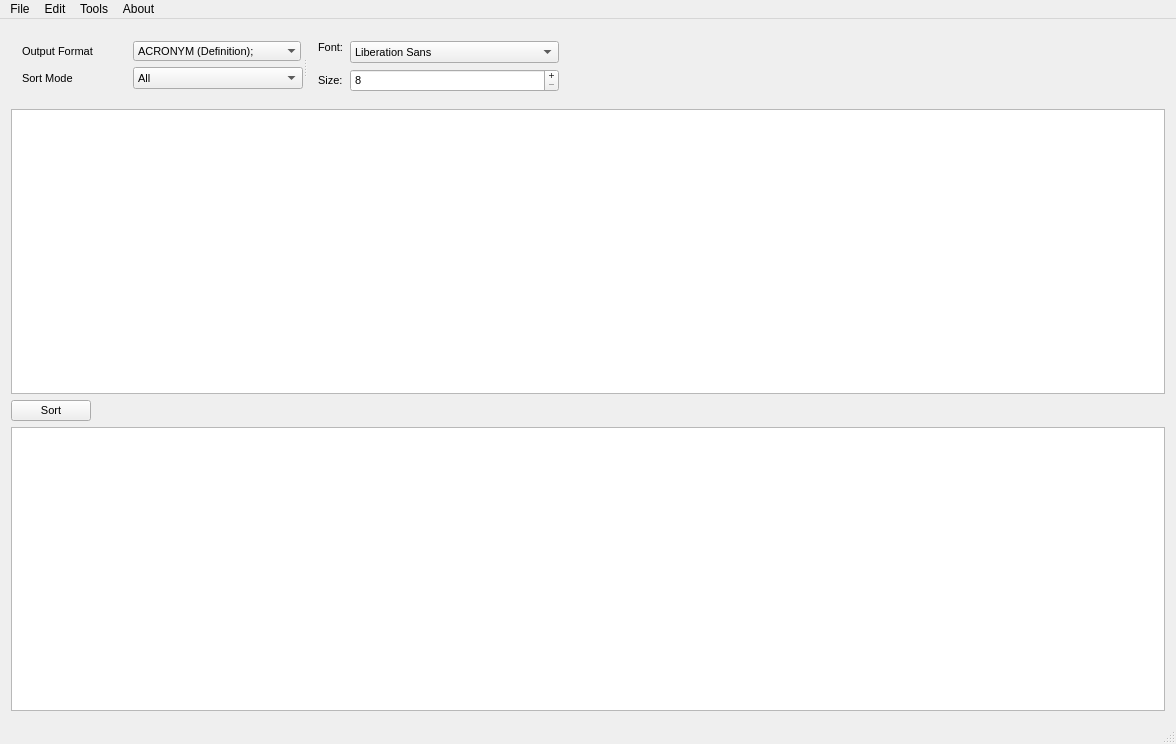
<?xml version="1.0" encoding="UTF-8"?>
<ui version="4.0">
 <class>Sorter</class>
 <widget class="QMainWindow" name="Sorter">
  <property name="geometry">
   <rect>
    <x>0</x>
    <y>0</y>
    <width>1176</width>
    <height>744</height>
   </rect>
  </property>
  <property name="sizePolicy">
   <sizepolicy hsizetype="Ignored" vsizetype="Fixed">
    <horstretch>0</horstretch>
    <verstretch>0</verstretch>
   </sizepolicy>
  </property>
  <property name="windowTitle">
   <string>Sorter</string>
  </property>
  <widget class="QWidget" name="centralWidget">
   <property name="sizePolicy">
    <sizepolicy hsizetype="Expanding" vsizetype="Preferred">
     <horstretch>0</horstretch>
     <verstretch>0</verstretch>
    </sizepolicy>
   </property>
   <layout class="QVBoxLayout" name="verticalLayout">
    <item alignment="Qt::AlignLeft">
     <widget class="QSplitter" name="splitter">
      <property name="font">
       <font>
        <family>MS Shell Dlg 2</family>
        <pointsize>8</pointsize>
       </font>
      </property>
      <property name="orientation">
       <enum>Qt::Horizontal</enum>
      </property>
      <widget class="QWidget" name="layoutWidget">
       <property name="font">
        <font>
         <family>MS Shell Dlg 2</family>
         <pointsize>8</pointsize>
        </font>
       </property>
       <layout class="QFormLayout" name="formLayout">
        <property name="horizontalSpacing">
         <number>40</number>
        </property>
        <property name="rightMargin">
         <number>0</number>
        </property>
        <item row="0" column="0">
         <widget class="QLabel" name="OutputFormatBoxLabel">
          <property name="sizePolicy">
           <sizepolicy hsizetype="Preferred" vsizetype="Preferred">
            <horstretch>0</horstretch>
            <verstretch>0</verstretch>
           </sizepolicy>
          </property>
          <property name="font">
           <font>
            <family>MS Shell Dlg 2</family>
            <pointsize>8</pointsize>
           </font>
          </property>
          <property name="text">
           <string>Output Format</string>
          </property>
          <property name="buddy">
           <cstring>OutputFormatBox</cstring>
          </property>
         </widget>
        </item>
        <item row="0" column="1">
         <widget class="QComboBox" name="OutputFormatBox">
          <property name="enabled">
           <bool>true</bool>
          </property>
          <property name="sizePolicy">
           <sizepolicy hsizetype="Fixed" vsizetype="Fixed">
            <horstretch>0</horstretch>
            <verstretch>0</verstretch>
           </sizepolicy>
          </property>
          <property name="font">
           <font>
            <family>MS Shell Dlg 2</family>
            <pointsize>8</pointsize>
           </font>
          </property>
          <property name="currentText">
           <string>ACRONYM (Definition); </string>
          </property>
          <property name="currentIndex">
           <number>0</number>
          </property>
          <property name="minimumContentsLength">
           <number>20</number>
          </property>
          <property name="frame">
           <bool>false</bool>
          </property>
          <item>
           <property name="text">
            <string>ACRONYM (Definition); </string>
           </property>
          </item>
          <item>
           <property name="text">
            <string>Definition (ACRONYM); </string>
           </property>
          </item>
         </widget>
        </item>
        <item row="1" column="0">
         <widget class="QLabel" name="SortModeLabel">
          <property name="sizePolicy">
           <sizepolicy hsizetype="Preferred" vsizetype="Preferred">
            <horstretch>0</horstretch>
            <verstretch>0</verstretch>
           </sizepolicy>
          </property>
          <property name="font">
           <font>
            <family>MS Shell Dlg 2</family>
            <pointsize>8</pointsize>
           </font>
          </property>
          <property name="text">
           <string>Sort Mode</string>
          </property>
          <property name="buddy">
           <cstring>SortModeBox</cstring>
          </property>
         </widget>
        </item>
        <item row="1" column="1">
         <widget class="QComboBox" name="SortModeBox">
          <property name="sizePolicy">
           <sizepolicy hsizetype="Fixed" vsizetype="Fixed">
            <horstretch>0</horstretch>
            <verstretch>0</verstretch>
           </sizepolicy>
          </property>
          <property name="font">
           <font>
            <family>MS Shell Dlg 2</family>
            <pointsize>8</pointsize>
           </font>
          </property>
          <property name="currentIndex">
           <number>0</number>
          </property>
          <property name="minimumContentsLength">
           <number>20</number>
          </property>
          <item>
           <property name="text">
            <string>All</string>
           </property>
          </item>
          <item>
           <property name="text">
            <string>Known</string>
           </property>
          </item>
          <item>
           <property name="text">
            <string>Unknown</string>
           </property>
          </item>
         </widget>
        </item>
       </layout>
      </widget>
      <widget class="QWidget" name="layoutWidget">
       <property name="font">
        <font>
         <family>MS Shell Dlg 2</family>
         <pointsize>8</pointsize>
        </font>
       </property>
       <layout class="QFormLayout" name="formLayout_2">
        <item row="1" column="0">
         <widget class="QLabel" name="label">
          <property name="sizePolicy">
           <sizepolicy hsizetype="Preferred" vsizetype="Maximum">
            <horstretch>0</horstretch>
            <verstretch>0</verstretch>
           </sizepolicy>
          </property>
          <property name="font">
           <font>
            <family>MS Shell Dlg 2</family>
            <pointsize>8</pointsize>
           </font>
          </property>
          <property name="text">
           <string>Font:</string>
          </property>
          <property name="buddy">
           <cstring>fontComboBox</cstring>
          </property>
         </widget>
        </item>
        <item row="1" column="1">
         <widget class="QFontComboBox" name="fontComboBox">
          <property name="sizePolicy">
           <sizepolicy hsizetype="Fixed" vsizetype="Fixed">
            <horstretch>0</horstretch>
            <verstretch>0</verstretch>
           </sizepolicy>
          </property>
          <property name="font">
           <font>
            <family>MS Shell Dlg 2</family>
            <pointsize>8</pointsize>
           </font>
          </property>
          <property name="styleSheet">
           <string notr="true"/>
          </property>
          <property name="editable">
           <bool>false</bool>
          </property>
          <property name="sizeAdjustPolicy">
           <enum>QComboBox::AdjustToContents</enum>
          </property>
         </widget>
        </item>
        <item row="2" column="0">
         <widget class="QLabel" name="label_2">
          <property name="font">
           <font>
            <family>MS Shell Dlg 2</family>
            <pointsize>8</pointsize>
           </font>
          </property>
          <property name="text">
           <string>Size:</string>
          </property>
         </widget>
        </item>
        <item row="2" column="1">
         <widget class="QSpinBox" name="font_size">
          <property name="enabled">
           <bool>true</bool>
          </property>
          <property name="font">
           <font>
            <family>MS Shell Dlg 2</family>
            <pointsize>8</pointsize>
           </font>
          </property>
          <property name="autoFillBackground">
           <bool>false</bool>
          </property>
          <property name="readOnly">
           <bool>false</bool>
          </property>
          <property name="buttonSymbols">
           <enum>QAbstractSpinBox::PlusMinus</enum>
          </property>
          <property name="correctionMode">
           <enum>QAbstractSpinBox::CorrectToNearestValue</enum>
          </property>
          <property name="minimum">
           <number>8</number>
          </property>
          <property name="maximum">
           <number>36</number>
          </property>
         </widget>
        </item>
       </layout>
      </widget>
     </widget>
    </item>
    <item>
     <widget class="QTextEdit" name="InputBox">
      <property name="sizePolicy">
       <sizepolicy hsizetype="Preferred" vsizetype="Expanding">
        <horstretch>0</horstretch>
        <verstretch>0</verstretch>
       </sizepolicy>
      </property>
      <property name="font">
       <font>
        <family>MS Shell Dlg 2</family>
        <pointsize>10</pointsize>
       </font>
      </property>
      <property name="mouseTracking">
       <bool>true</bool>
      </property>
      <property name="sizeAdjustPolicy">
       <enum>QAbstractScrollArea::AdjustIgnored</enum>
      </property>
      <property name="autoFormatting">
       <set>QTextEdit::AutoAll</set>
      </property>
      <property name="overwriteMode">
       <bool>false</bool>
      </property>
     </widget>
    </item>
    <item>
     <widget class="QPushButton" name="SortBtn">
      <property name="sizePolicy">
       <sizepolicy hsizetype="Fixed" vsizetype="Fixed">
        <horstretch>0</horstretch>
        <verstretch>0</verstretch>
       </sizepolicy>
      </property>
      <property name="font">
       <font>
        <family>MS Shell Dlg 2</family>
        <pointsize>8</pointsize>
       </font>
      </property>
      <property name="text">
       <string>Sort</string>
      </property>
      <property name="checkable">
       <bool>false</bool>
      </property>
     </widget>
    </item>
    <item>
     <widget class="QTextEdit" name="OutputBox">
      <property name="sizePolicy">
       <sizepolicy hsizetype="Preferred" vsizetype="Expanding">
        <horstretch>0</horstretch>
        <verstretch>0</verstretch>
       </sizepolicy>
      </property>
      <property name="font">
       <font>
        <family>MS Shell Dlg 2</family>
        <pointsize>8</pointsize>
       </font>
      </property>
     </widget>
    </item>
   </layout>
   <zorder>OutputBox</zorder>
   <zorder>splitter</zorder>
   <zorder>SortBtn</zorder>
   <zorder>InputBox</zorder>
  </widget>
  <widget class="QMenuBar" name="menuBar">
   <property name="geometry">
    <rect>
     <x>0</x>
     <y>0</y>
     <width>1176</width>
     <height>21</height>
    </rect>
   </property>
   <property name="palette">
    <palette>
     <active>
      <colorrole role="Midlight">
       <brush brushstyle="SolidPattern">
        <color alpha="255">
         <red>249</red>
         <green>249</green>
         <blue>249</blue>
        </color>
       </brush>
      </colorrole>
     </active>
     <inactive>
      <colorrole role="Midlight">
       <brush brushstyle="SolidPattern">
        <color alpha="255">
         <red>249</red>
         <green>249</green>
         <blue>249</blue>
        </color>
       </brush>
      </colorrole>
     </inactive>
     <disabled>
      <colorrole role="Midlight">
       <brush brushstyle="SolidPattern">
        <color alpha="255">
         <red>249</red>
         <green>249</green>
         <blue>249</blue>
        </color>
       </brush>
      </colorrole>
     </disabled>
    </palette>
   </property>
   <widget class="QMenu" name="menuFile">
    <property name="palette">
     <palette>
      <active>
       <colorrole role="Midlight">
        <brush brushstyle="SolidPattern">
         <color alpha="255">
          <red>245</red>
          <green>245</green>
          <blue>245</blue>
         </color>
        </brush>
       </colorrole>
       <colorrole role="Base">
        <brush brushstyle="SolidPattern">
         <color alpha="255">
          <red>255</red>
          <green>255</green>
          <blue>255</blue>
         </color>
        </brush>
       </colorrole>
       <colorrole role="Window">
        <brush brushstyle="SolidPattern">
         <color alpha="255">
          <red>247</red>
          <green>247</green>
          <blue>247</blue>
         </color>
        </brush>
       </colorrole>
      </active>
      <inactive>
       <colorrole role="Midlight">
        <brush brushstyle="SolidPattern">
         <color alpha="255">
          <red>245</red>
          <green>245</green>
          <blue>245</blue>
         </color>
        </brush>
       </colorrole>
       <colorrole role="Base">
        <brush brushstyle="SolidPattern">
         <color alpha="255">
          <red>255</red>
          <green>255</green>
          <blue>255</blue>
         </color>
        </brush>
       </colorrole>
       <colorrole role="Window">
        <brush brushstyle="SolidPattern">
         <color alpha="255">
          <red>247</red>
          <green>247</green>
          <blue>247</blue>
         </color>
        </brush>
       </colorrole>
      </inactive>
      <disabled>
       <colorrole role="Midlight">
        <brush brushstyle="SolidPattern">
         <color alpha="255">
          <red>245</red>
          <green>245</green>
          <blue>245</blue>
         </color>
        </brush>
       </colorrole>
       <colorrole role="Base">
        <brush brushstyle="SolidPattern">
         <color alpha="255">
          <red>247</red>
          <green>247</green>
          <blue>247</blue>
         </color>
        </brush>
       </colorrole>
       <colorrole role="Window">
        <brush brushstyle="SolidPattern">
         <color alpha="255">
          <red>247</red>
          <green>247</green>
          <blue>247</blue>
         </color>
        </brush>
       </colorrole>
      </disabled>
     </palette>
    </property>
    <property name="title">
     <string>File</string>
    </property>
    <addaction name="action_Open"/>
    <addaction name="actionExport"/>
    <addaction name="separator"/>
    <addaction name="actionExit"/>
   </widget>
   <widget class="QMenu" name="menuAbout">
    <property name="palette">
     <palette>
      <active>
       <colorrole role="Midlight">
        <brush brushstyle="SolidPattern">
         <color alpha="255">
          <red>245</red>
          <green>245</green>
          <blue>245</blue>
         </color>
        </brush>
       </colorrole>
       <colorrole role="Base">
        <brush brushstyle="SolidPattern">
         <color alpha="255">
          <red>255</red>
          <green>255</green>
          <blue>255</blue>
         </color>
        </brush>
       </colorrole>
       <colorrole role="Window">
        <brush brushstyle="SolidPattern">
         <color alpha="255">
          <red>247</red>
          <green>247</green>
          <blue>247</blue>
         </color>
        </brush>
       </colorrole>
      </active>
      <inactive>
       <colorrole role="Midlight">
        <brush brushstyle="SolidPattern">
         <color alpha="255">
          <red>245</red>
          <green>245</green>
          <blue>245</blue>
         </color>
        </brush>
       </colorrole>
       <colorrole role="Base">
        <brush brushstyle="SolidPattern">
         <color alpha="255">
          <red>255</red>
          <green>255</green>
          <blue>255</blue>
         </color>
        </brush>
       </colorrole>
       <colorrole role="Window">
        <brush brushstyle="SolidPattern">
         <color alpha="255">
          <red>247</red>
          <green>247</green>
          <blue>247</blue>
         </color>
        </brush>
       </colorrole>
      </inactive>
      <disabled>
       <colorrole role="Midlight">
        <brush brushstyle="SolidPattern">
         <color alpha="255">
          <red>245</red>
          <green>245</green>
          <blue>245</blue>
         </color>
        </brush>
       </colorrole>
       <colorrole role="Base">
        <brush brushstyle="SolidPattern">
         <color alpha="255">
          <red>247</red>
          <green>247</green>
          <blue>247</blue>
         </color>
        </brush>
       </colorrole>
       <colorrole role="Window">
        <brush brushstyle="SolidPattern">
         <color alpha="255">
          <red>247</red>
          <green>247</green>
          <blue>247</blue>
         </color>
        </brush>
       </colorrole>
      </disabled>
     </palette>
    </property>
    <property name="title">
     <string>Edit</string>
    </property>
    <addaction name="actionCut"/>
    <addaction name="actionCopy"/>
    <addaction name="actionPaste"/>
    <addaction name="separator"/>
    <addaction name="actionClear"/>
   </widget>
   <widget class="QMenu" name="menuAbout_2">
    <property name="palette">
     <palette>
      <active>
       <colorrole role="Midlight">
        <brush brushstyle="SolidPattern">
         <color alpha="255">
          <red>245</red>
          <green>245</green>
          <blue>245</blue>
         </color>
        </brush>
       </colorrole>
       <colorrole role="Base">
        <brush brushstyle="SolidPattern">
         <color alpha="255">
          <red>255</red>
          <green>255</green>
          <blue>255</blue>
         </color>
        </brush>
       </colorrole>
       <colorrole role="Window">
        <brush brushstyle="SolidPattern">
         <color alpha="255">
          <red>247</red>
          <green>247</green>
          <blue>247</blue>
         </color>
        </brush>
       </colorrole>
      </active>
      <inactive>
       <colorrole role="Midlight">
        <brush brushstyle="SolidPattern">
         <color alpha="255">
          <red>245</red>
          <green>245</green>
          <blue>245</blue>
         </color>
        </brush>
       </colorrole>
       <colorrole role="Base">
        <brush brushstyle="SolidPattern">
         <color alpha="255">
          <red>255</red>
          <green>255</green>
          <blue>255</blue>
         </color>
        </brush>
       </colorrole>
       <colorrole role="Window">
        <brush brushstyle="SolidPattern">
         <color alpha="255">
          <red>247</red>
          <green>247</green>
          <blue>247</blue>
         </color>
        </brush>
       </colorrole>
      </inactive>
      <disabled>
       <colorrole role="Midlight">
        <brush brushstyle="SolidPattern">
         <color alpha="255">
          <red>245</red>
          <green>245</green>
          <blue>245</blue>
         </color>
        </brush>
       </colorrole>
       <colorrole role="Base">
        <brush brushstyle="SolidPattern">
         <color alpha="255">
          <red>247</red>
          <green>247</green>
          <blue>247</blue>
         </color>
        </brush>
       </colorrole>
       <colorrole role="Window">
        <brush brushstyle="SolidPattern">
         <color alpha="255">
          <red>247</red>
          <green>247</green>
          <blue>247</blue>
         </color>
        </brush>
       </colorrole>
      </disabled>
     </palette>
    </property>
    <property name="title">
     <string>About</string>
    </property>
    <addaction name="Version"/>
   </widget>
   <widget class="QMenu" name="menuTools">
    <property name="palette">
     <palette>
      <active>
       <colorrole role="Midlight">
        <brush brushstyle="SolidPattern">
         <color alpha="255">
          <red>245</red>
          <green>245</green>
          <blue>245</blue>
         </color>
        </brush>
       </colorrole>
       <colorrole role="Base">
        <brush brushstyle="SolidPattern">
         <color alpha="255">
          <red>255</red>
          <green>255</green>
          <blue>255</blue>
         </color>
        </brush>
       </colorrole>
       <colorrole role="Window">
        <brush brushstyle="SolidPattern">
         <color alpha="255">
          <red>247</red>
          <green>247</green>
          <blue>247</blue>
         </color>
        </brush>
       </colorrole>
      </active>
      <inactive>
       <colorrole role="Midlight">
        <brush brushstyle="SolidPattern">
         <color alpha="255">
          <red>245</red>
          <green>245</green>
          <blue>245</blue>
         </color>
        </brush>
       </colorrole>
       <colorrole role="Base">
        <brush brushstyle="SolidPattern">
         <color alpha="255">
          <red>255</red>
          <green>255</green>
          <blue>255</blue>
         </color>
        </brush>
       </colorrole>
       <colorrole role="Window">
        <brush brushstyle="SolidPattern">
         <color alpha="255">
          <red>247</red>
          <green>247</green>
          <blue>247</blue>
         </color>
        </brush>
       </colorrole>
      </inactive>
      <disabled>
       <colorrole role="Midlight">
        <brush brushstyle="SolidPattern">
         <color alpha="255">
          <red>245</red>
          <green>245</green>
          <blue>245</blue>
         </color>
        </brush>
       </colorrole>
       <colorrole role="Base">
        <brush brushstyle="SolidPattern">
         <color alpha="255">
          <red>247</red>
          <green>247</green>
          <blue>247</blue>
         </color>
        </brush>
       </colorrole>
       <colorrole role="Window">
        <brush brushstyle="SolidPattern">
         <color alpha="255">
          <red>247</red>
          <green>247</green>
          <blue>247</blue>
         </color>
        </brush>
       </colorrole>
      </disabled>
     </palette>
    </property>
    <property name="title">
     <string>Tools</string>
    </property>
    <widget class="QMenu" name="menuRestore_Settings">
     <property name="enabled">
      <bool>true</bool>
     </property>
     <property name="palette">
      <palette>
       <active>
        <colorrole role="Midlight">
         <brush brushstyle="SolidPattern">
          <color alpha="255">
           <red>245</red>
           <green>245</green>
           <blue>245</blue>
          </color>
         </brush>
        </colorrole>
        <colorrole role="Base">
         <brush brushstyle="SolidPattern">
          <color alpha="255">
           <red>255</red>
           <green>255</green>
           <blue>255</blue>
          </color>
         </brush>
        </colorrole>
        <colorrole role="Window">
         <brush brushstyle="SolidPattern">
          <color alpha="255">
           <red>247</red>
           <green>247</green>
           <blue>247</blue>
          </color>
         </brush>
        </colorrole>
       </active>
       <inactive>
        <colorrole role="Midlight">
         <brush brushstyle="SolidPattern">
          <color alpha="255">
           <red>245</red>
           <green>245</green>
           <blue>245</blue>
          </color>
         </brush>
        </colorrole>
        <colorrole role="Base">
         <brush brushstyle="SolidPattern">
          <color alpha="255">
           <red>255</red>
           <green>255</green>
           <blue>255</blue>
          </color>
         </brush>
        </colorrole>
        <colorrole role="Window">
         <brush brushstyle="SolidPattern">
          <color alpha="255">
           <red>247</red>
           <green>247</green>
           <blue>247</blue>
          </color>
         </brush>
        </colorrole>
       </inactive>
       <disabled>
        <colorrole role="Midlight">
         <brush brushstyle="SolidPattern">
          <color alpha="255">
           <red>245</red>
           <green>245</green>
           <blue>245</blue>
          </color>
         </brush>
        </colorrole>
        <colorrole role="Base">
         <brush brushstyle="SolidPattern">
          <color alpha="255">
           <red>247</red>
           <green>247</green>
           <blue>247</blue>
          </color>
         </brush>
        </colorrole>
        <colorrole role="Window">
         <brush brushstyle="SolidPattern">
          <color alpha="255">
           <red>247</red>
           <green>247</green>
           <blue>247</blue>
          </color>
         </brush>
        </colorrole>
       </disabled>
      </palette>
     </property>
     <property name="title">
      <string>Restore Settings</string>
     </property>
     <addaction name="actionAll"/>
     <addaction name="actionReset_Window"/>
    </widget>
    <widget class="QMenu" name="menuSelect_Data_Base">
     <property name="title">
      <string>Select Data Base</string>
     </property>
     <addaction name="separator"/>
     <addaction name="File_Dir"/>
     <addaction name="actionChoose_Custom_DataBase"/>
     <addaction name="actionRestore_DataBase_File"/>
    </widget>
    <addaction name="menuSelect_Data_Base"/>
    <addaction name="separator"/>
    <addaction name="actionDebug"/>
    <addaction name="menuRestore_Settings"/>
    <addaction name="actionRun_Logic_Diagnostic"/>
   </widget>
   <addaction name="menuFile"/>
   <addaction name="menuAbout"/>
   <addaction name="menuTools"/>
   <addaction name="menuAbout_2"/>
  </widget>
  <widget class="QStatusBar" name="statusBar">
   <property name="palette">
    <palette>
     <active>
      <colorrole role="Midlight">
       <brush brushstyle="SolidPattern">
        <color alpha="255">
         <red>230</red>
         <green>230</green>
         <blue>230</blue>
        </color>
       </brush>
      </colorrole>
      <colorrole role="Base">
       <brush brushstyle="SolidPattern">
        <color alpha="255">
         <red>255</red>
         <green>255</green>
         <blue>255</blue>
        </color>
       </brush>
      </colorrole>
      <colorrole role="Window">
       <brush brushstyle="SolidPattern">
        <color alpha="255">
         <red>230</red>
         <green>230</green>
         <blue>230</blue>
        </color>
       </brush>
      </colorrole>
     </active>
     <inactive>
      <colorrole role="Midlight">
       <brush brushstyle="SolidPattern">
        <color alpha="255">
         <red>230</red>
         <green>230</green>
         <blue>230</blue>
        </color>
       </brush>
      </colorrole>
      <colorrole role="Base">
       <brush brushstyle="SolidPattern">
        <color alpha="255">
         <red>255</red>
         <green>255</green>
         <blue>255</blue>
        </color>
       </brush>
      </colorrole>
      <colorrole role="Window">
       <brush brushstyle="SolidPattern">
        <color alpha="255">
         <red>230</red>
         <green>230</green>
         <blue>230</blue>
        </color>
       </brush>
      </colorrole>
     </inactive>
     <disabled>
      <colorrole role="Midlight">
       <brush brushstyle="SolidPattern">
        <color alpha="255">
         <red>230</red>
         <green>230</green>
         <blue>230</blue>
        </color>
       </brush>
      </colorrole>
      <colorrole role="Base">
       <brush brushstyle="SolidPattern">
        <color alpha="255">
         <red>230</red>
         <green>230</green>
         <blue>230</blue>
        </color>
       </brush>
      </colorrole>
      <colorrole role="Window">
       <brush brushstyle="SolidPattern">
        <color alpha="255">
         <red>230</red>
         <green>230</green>
         <blue>230</blue>
        </color>
       </brush>
      </colorrole>
     </disabled>
    </palette>
   </property>
  </widget>
  <action name="action_Open">
   <property name="icon">
    <iconset resource="resources.qrc">
     <normaloff>:/img/open.png</normaloff>:/img/open.png</iconset>
   </property>
   <property name="text">
    <string> Open</string>
   </property>
  </action>
  <action name="actionCut">
   <property name="enabled">
    <bool>false</bool>
   </property>
   <property name="icon">
    <iconset resource="resources.qrc">
     <normaloff>:/img/cut.png</normaloff>:/img/cut.png</iconset>
   </property>
   <property name="text">
    <string>Cut</string>
   </property>
  </action>
  <action name="actionCopy">
   <property name="enabled">
    <bool>false</bool>
   </property>
   <property name="icon">
    <iconset resource="resources.qrc">
     <normaloff>:/img/copy.png</normaloff>:/img/copy.png</iconset>
   </property>
   <property name="text">
    <string>Copy</string>
   </property>
  </action>
  <action name="actionPaste">
   <property name="enabled">
    <bool>false</bool>
   </property>
   <property name="icon">
    <iconset resource="resources.qrc">
     <normaloff>:/img/paste.png</normaloff>:/img/paste.png</iconset>
   </property>
   <property name="text">
    <string>Paste</string>
   </property>
  </action>
  <action name="actionClear">
   <property name="icon">
    <iconset resource="resources.qrc">
     <normaloff>:/img/clear.png</normaloff>:/img/clear.png</iconset>
   </property>
   <property name="text">
    <string>Clear</string>
   </property>
  </action>
  <action name="Version">
   <property name="enabled">
    <bool>true</bool>
   </property>
   <property name="icon">
    <iconset resource="resources.qrc">
     <normaloff>:/img/version.png</normaloff>:/img/version.png</iconset>
   </property>
   <property name="text">
    <string>Version Info</string>
   </property>
  </action>
  <action name="actionExit">
   <property name="icon">
    <iconset resource="resources.qrc">
     <normaloff>:/img/exit.png</normaloff>:/img/exit.png</iconset>
   </property>
   <property name="text">
    <string>Exit</string>
   </property>
  </action>
  <action name="actionExport">
   <property name="icon">
    <iconset resource="resources.qrc">
     <normaloff>:/img/export.png</normaloff>:/img/export.png</iconset>
   </property>
   <property name="text">
    <string>Export</string>
   </property>
  </action>
  <action name="actionDebug">
   <property name="icon">
    <iconset resource="resources.qrc">
     <normaloff>:/img/debug.png</normaloff>
     <activeon>:/img/debug active.jpg</activeon>:/img/debug.png</iconset>
   </property>
   <property name="text">
    <string>Debug</string>
   </property>
  </action>
  <action name="actionReset_Window">
   <property name="enabled">
    <bool>true</bool>
   </property>
   <property name="icon">
    <iconset resource="resources.qrc">
     <normaloff>:/img/reset.png</normaloff>:/img/reset.png</iconset>
   </property>
   <property name="text">
    <string>Reset Window</string>
   </property>
   <property name="shortcut">
    <string>Ctrl+Home</string>
   </property>
   <property name="shortcutContext">
    <enum>Qt::ApplicationShortcut</enum>
   </property>
  </action>
  <action name="actionRestore_DataBase_File">
   <property name="icon">
    <iconset resource="resources.qrc">
     <normaloff>:/img/restore.png</normaloff>:/img/restore.png</iconset>
   </property>
   <property name="text">
    <string>Restore DataBase File</string>
   </property>
  </action>
  <action name="File_Dir">
   <property name="enabled">
    <bool>false</bool>
   </property>
   <property name="text">
    <string>Program Default DataBase</string>
   </property>
   <property name="shortcutContext">
    <enum>Qt::WidgetShortcut</enum>
   </property>
   <property name="visible">
    <bool>true</bool>
   </property>
   <property name="menuRole">
    <enum>QAction::AboutRole</enum>
   </property>
  </action>
  <action name="actionChoose_Custom_DataBase">
   <property name="icon">
    <iconset resource="resources.qrc">
     <normaloff>:/img/database.png</normaloff>:/img/database.png</iconset>
   </property>
   <property name="text">
    <string>Choose Custom DataBase</string>
   </property>
  </action>
  <action name="actionAll">
   <property name="text">
    <string>All</string>
   </property>
  </action>
  <action name="actionRun_Logic_Diagnostic">
   <property name="text">
    <string>Run Logic Diagnostic</string>
   </property>
  </action>
 </widget>
 <layoutdefault spacing="6" margin="11"/>
 <tabstops>
  <tabstop>OutputBox</tabstop>
 </tabstops>
 <resources>
  <include location="resources.qrc"/>
 </resources>
 <connections/>
</ui>
